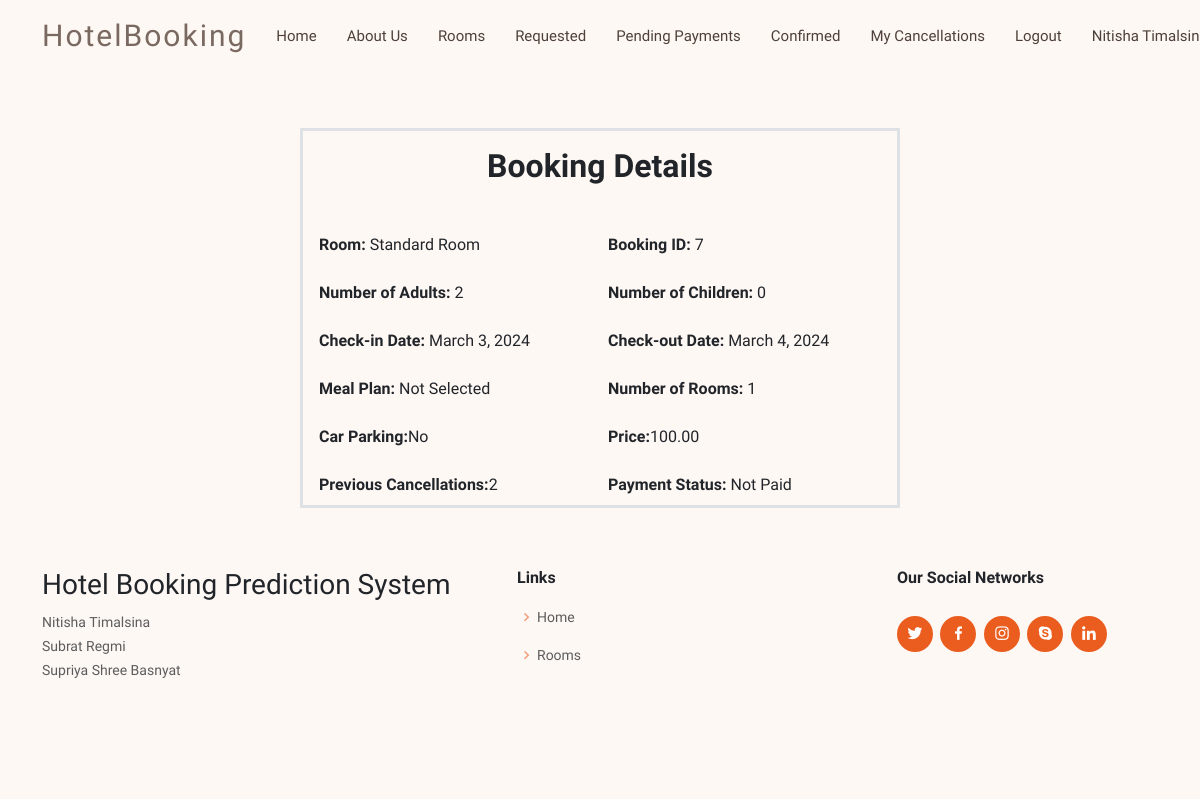
/booking_details/7 (signed in), run on an earlier commit of the app's database.
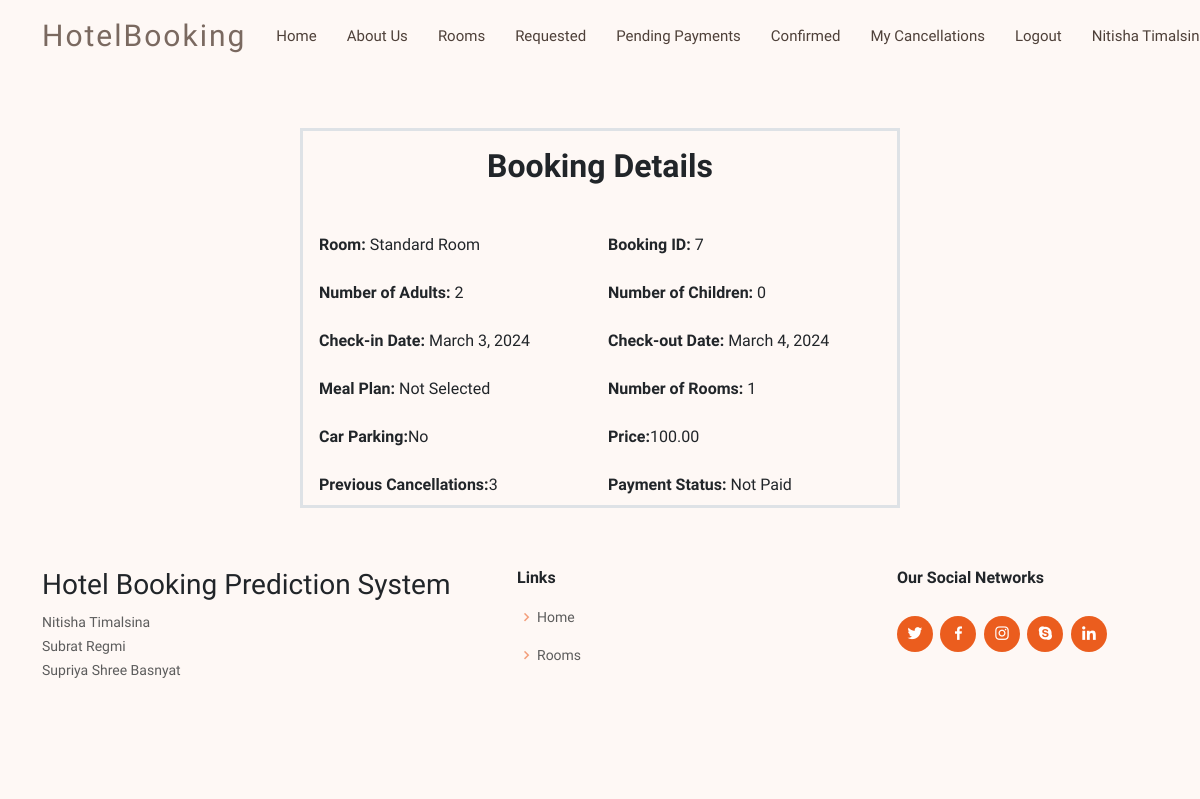
And on a later commit of the database.
### shared/models.py (models this page shows, shortened)
class Booking(models.Model):
    MealPlan = (
        ('Not Selected', 'None'),
        ('Meal Plan 1', 'Breakfast'),
        ('Meal Plan 2', 'Dinner and Breakfast'),
        ('Meal Plan 3', 'Dinner, Breakfast, and Lunch'),
    )
    CheckedInStatus = (
        ('True','Checked In'),
        ('False','Not Checked In'),
    )
    room = models.ForeignKey(Room, on_delete=models.CASCADE)
    customer = models.ForeignKey(CustomUser, on_delete=models.CASCADE)
    prediction = models.OneToOneField(Prediction, on_delete=models.CASCADE, null = True)
    no_of_rooms = models.PositiveIntegerField(default=1)
    no_of_adults = models.PositiveIntegerField(default = 1)
    no_of_children = models.IntegerField(default = 0)
    checkin_date = models.DateField(default = datetime.now().date())
    checkin_month = models.IntegerField(null = True)
    checkin_day = models.IntegerField(null = True)
    checkout_date = models.DateField(default = datetime.now().date() + timedelta(days=1))
    booking_date = models.DateField(default = datetime.now().date())
    no_of_days = models.IntegerField(blank = True, null = True)
    weeknights = models.IntegerField(null = True)
    weekend_nights = models.IntegerField(null = True)
    lead_time = models.IntegerField(blank = True, null = True)
    meal_plan = models.CharField(max_length=255, choices = MealPlan, default = 'None')
    car_parking = models.BooleanField(default = False)
    city_tour_guide = models.BooleanField(default = False, null = True)
    room_amenities = models.BooleanField(default = False, null = True)
    jacuzzi = models.BooleanField(default = False, null = True)
    airport_pickup = models.BooleanField(default = False, null = True)
    wheelchair = models.BooleanField(default = False, null = True)
    no_of_special_requests = models.IntegerField(null = True)
    dynamic_price = models.DecimalField(max_digits = 10, decimal_places = 2, null = True)
    status = models.BooleanField(null = True)
    advance = models.DecimalField(max_digits = 10, decimal_places = 2, null = True)
    processed = models.BooleanField(default = False)
    paid = models.BooleanField(default = False)
    checked_in_status = models.BooleanField(default = None, null = True)
    stripe_checkout_id = models.CharField(max_length = 500, null = True)

class CustomUser(AbstractUser):
    email = models.EmailField(unique=True)
    username = models.CharField(max_length=255, unique = True)
    fullname = models.CharField(max_length=255)
    is_customer = models.BooleanField(default=False)
    is_employee = models.BooleanField(default=False)
    repeated_guest = models.BooleanField(null  = True, default = False)
    pending_status = models.BooleanField(default = False, null = True)
    previous_bookings_not_cancelled = models.IntegerField(default=0)
    previous_bookings_cancelled = models.IntegerField(default=0)
    objects = CustomUserManager()
    USERNAME_FIELD = 'email'
    REQUIRED_FIELDS = ['username', 'fullname']

class Room(models.Model):
    name = models.CharField(max_length=50)
    price = models.DecimalField(max_digits=5, default = 0, decimal_places=2)
    description = models.CharField(max_length=250, blank = True, null = True)
    image = models.ImageField(upload_to = 'uploads/rooms', null=True)
    max_capacity = models.PositiveIntegerField(null = True)

### customer/views.py (the view)
# urls.py: path('booking_details/<int:pk>', views.booking_details, name = 'booking_details'),
@customer_required
def booking_details(request, pk):
    booking = Booking.objects.get(id = pk)
    return render(request, 'customer/booking_details.html', {'booking':booking})

### customer/templates/customer/booking_details.html (shortened to what this page needs)
{% extends "customer/base.html" %}
{% block content %}
<br/><br/>
  <br/>
<div id = "bgcolor" class = "col">
<div   class="container row g-3 col-6 offset-3 text-auto border border-3">
  <div class="col-md-6 offset-3">
    <h2 class = "text-center"><strong>Booking Details</strong></h2><br/>
   </div>
  <div class="col-md-6">
    <label for="room" class="form-label"><strong>Room:</strong> {{booking.room.name}}</label>
  </div>
  <div class="col-md-6">
    <label for="booking_id" class="form-label"><strong>Booking ID:</strong> {{booking.id}}</label>
  </div>
  <div class="col-md-6">
    <label for="adults" class="form-label"><strong>Number of Adults:</strong> {{booking.no_of_adults}}</label>
  </div>
  <div class="col-md-6">
    <label for="children" class="form-label"><strong>Number of Children:</strong> {{booking.no_of_children}}</label>
  </div>
  <div class="col-md-6">
    <label for="checkin" class="form-label"><strong>Check-in Date:</strong> {{booking.checkin_date}}</label>
  </div>
  <div class="col-md-6">
    <label for="checkout" class="form-label"><strong>Check-out Date:</strong> {{booking.checkout_date}}</label>
  </div>
  <div class="col-md-6">
    <label for="meal" class="form-label"><strong>Meal Plan:</strong> {{booking.meal_plan}}</label>
  </div>
  <div class="col-md-6">
    <label for="numberofrooms" class="form-label"><strong>Number of Rooms:</strong> {{booking.no_of_rooms}}</label>
  </div>
  <div class="col-md-6">
    <label for="parking" class="form-label"><strong>Car Parking:</strong>{{booking.car_parking|yesno:"Yes,No" }}</label>
  </div>
  <div class="col-md-6">
    <label for="parking" class="form-label"><strong>Price:</strong>{{booking.dynamic_price}}</label>
  </div>
  <div class="col-md-6">
    <label for="parking" class="form-label"><strong>Previous Cancellations:</strong>{{booking.customer.previous_bookings_cancelled}}</label>
  </div>
  <div class="col-md-6">
    <label for="parking" class="form-label"><strong>Payment Status: </strong>{{booking.paid|yesno:"Paid,Not Paid"}}</label>
  </div>
</div>
</div>
{% endblock content %}

What changed in the data, as far as the page shows it:
changed Booking "Not Selected": customer.previous_bookings_cancelled "2" → "3"
